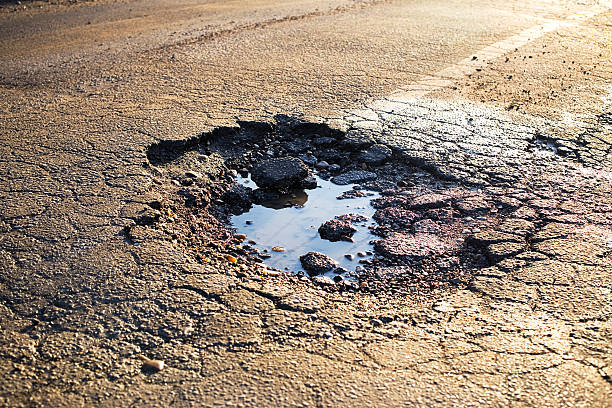
#> input picture pothole1.jpeg, 612 x 408 px
$ jupyter execute --allow-errors ImageProcessing1.ipynb   (older library calls are emulated)
#> lines starting #> are read from the running program, lines starting #| are printed output that depends on the picture; after the words box and inside, x2 and y2 are one past the last pixel; in counts of white or black regions, pixels touching at a corner belong together
[cell 1]
import pandas as pd
import numpy as np

from glob import glob

import cv2
import matplotlib.pylab as plt

[cell 2]
img_mpl = plt.imread('pothole1.jpeg')
#> img_mpl is the input picture: shape (408, 612, 3); mean R, G, B 153.9, 136.8, 120.1
img_cv2 = cv2.imread('pothole1.jpeg')

[cell 3]
fig, ax = plt.subplots(figsize=(10, 10))
ax.imshow(img_mpl)
ax.axis('off')
plt.show()

[cell 4]
# Display RGB Channels of our image
fig, axs = plt.subplots(1, 3, figsize=(15, 5))
axs[0].imshow(img_mpl[:,:,0], cmap='Reds')
axs[1].imshow(img_mpl[:,:,1], cmap='Greens')
axs[2].imshow(img_mpl[:,:,2], cmap='Blues')
axs[0].axis('off')
axs[1].axis('off')
axs[2].axis('off')
axs[0].set_title('Red channel')
axs[1].set_title('Green channel')
axs[2].set_title('Blue channel')
plt.savefig('rgbe.jpg')
plt.show()

[cell 5]
fig, axs = plt.subplots(1, 2, figsize=(10, 5))
axs[0].imshow(img_cv2)
axs[1].imshow(img_mpl)
axs[0].axis('off')
axs[1].axis('off')
axs[0].set_title('CV2 Image')
axs[1].set_title('Matplotlib Image')
plt.show()
#> figure, not shown here; B, G, R data is drawn as R, G, B

[cell 6]
img_gray = cv2.cvtColor(img_mpl, cv2.COLOR_RGB2GRAY)
fig, ax = plt.subplots(figsize=(8, 8))
ax.imshow(img_gray, cmap='Greys')
ax.axis('off')
ax.set_title('Grey Image')
plt.show()

[cell 7]
import cv2

# read the image file
img = cv2.imread('pothole1.jpeg', 2)
#> img: shape (408, 612); min 0, max 255, mean 140.2

ret, bw_img = cv2.threshold(img, 127, 255, cv2.THRESH_BINARY)
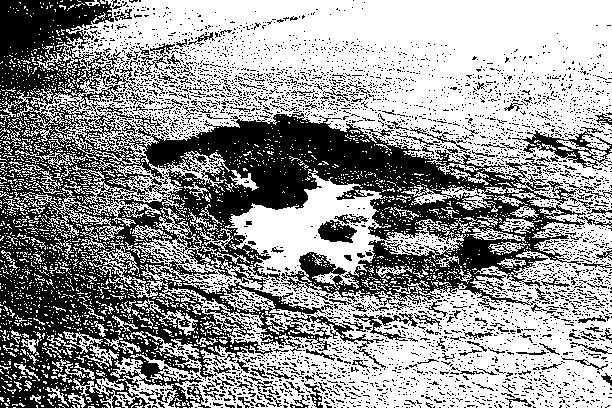
#> bw_img: shape (408, 612); 58.9% white; 4179 black regions (3992 under 20 px), largest, box (x1, y1, x2, y2) and area: (0, 0, 612, 408) 79661, (512, 127, 612, 170) 1164, (318, 220, 357, 243) 566

# converting to its binary form
bw = cv2.threshold(img, 127, 255, cv2.THRESH_BINARY)

cv2.imshow("Binary", bw_img)
cv2.waitKey(0)
cv2.destroyAllWindows()

[cell 8]
import cv2

image = cv2.imread('pothole1.jpeg')

b = image.copy()
# set green and red channels to 0
b[:, :, 1] = 0
b[:, :, 2] = 0


g = image.copy()
# set blue and red channels to 0
g[:, :, 0] = 0
g[:, :, 2] = 0

r = image.copy()
# set blue and green channels to 0
r[:, :, 0] = 0
r[:, :, 1] = 0
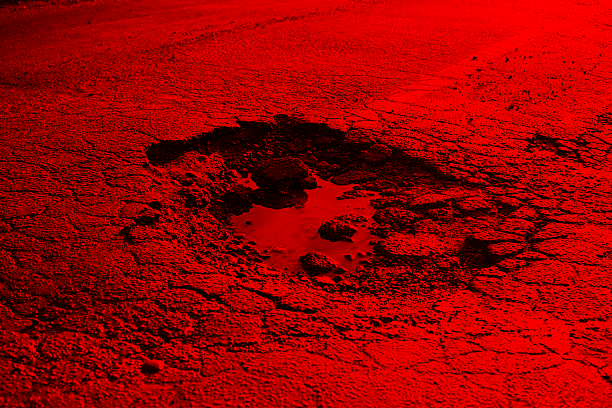
#> r: shape (408, 612, 3); mean B, G, R 0, 0, 153.9


# RGB - Blue
cv2.imshow('B-RGB', b)

# RGB - Green
cv2.imshow('G-RGB', g)

# RGB - Red
cv2.imshow('R-RGB', r)

cv2.waitKey(0)

[cell 9]
import cv2

# read the image file
img = r

ret, bw_img = cv2.threshold(img, 127, 255, cv2.THRESH_BINARY)
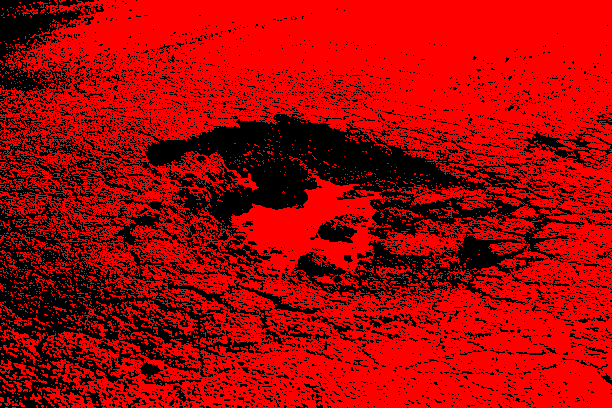
#> bw_img: shape (408, 612, 3); mean B, G, R 0, 0, 165.8

# converting to its binary form
bw = cv2.threshold(img, 127, 255, cv2.THRESH_BINARY)

cv2.imshow("Binary", bw_img)
cv2.waitKey(0)
cv2.destroyAllWindows()

[cell 10]
import cv2

# read the image file
img = r

ret, bw_img = cv2.threshold(img, 250, 255, cv2.THRESH_BINARY)

# converting to its binary form
bw = cv2.threshold(img, 127, 255, cv2.THRESH_BINARY)

cv2.imshow("Binary", bw_img)
cv2.waitKey(0)
cv2.destroyAllWindows()

[cell 11]
# Use the cvtColor() function to grayscale the image
gray_image = cv2.cvtColor(r, cv2.COLOR_BGR2GRAY)
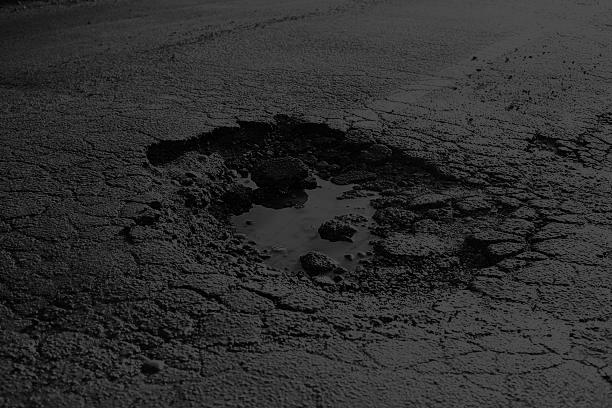
#> gray_image: shape (408, 612); min 0, max 76, mean 46

cv2.imshow('Grayscale', gray_image)
cv2.waitKey(0)

# Window shown waits for any key pressing event
cv2.destroyAllWindows()

[cell 12]
# convert the input image to grayscale
gray = cv2.cvtColor(r, cv2.COLOR_BGR2GRAY)

# apply thresholding to convert grayscale to binary image
ret,thresh = cv2.threshold(gray,65,255,0)
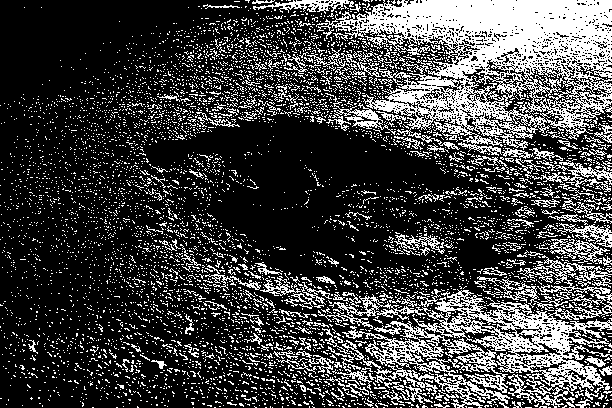
#> thresh: shape (408, 612); 26.2% white in thin lines or dots
thresh = cv2.bitwise_not(thresh)
#> thresh: shape (408, 612); 73.8% white; black in thin lines or dots
# Display the Binary Image
cv2.imshow("Binary Image", thresh)
cv2.waitKey(0)
cv2.destroyAllWindows()
cv2.imwrite("GRAY.png", thresh)
#> Out = True

[cell 13]
from skimage import morphology
cleaned = morphology.remove_small_objects(thresh, min_size=1000, connectivity=500000)
# [5 lines of commented-out code are left out]

[cell 14]
def bwareaopen(img, min_size, connectivity=8):
        """Remove small objects from binary image (approximation of
        bwareaopen in Matlab for 2D images).

        Args:
            img: a binary image (dtype=uint8) to remove small objects from
            min_size: minimum size (in pixels) for an object to remain in the image
            connectivity: Pixel connectivity; either 4 (connected via edges) or 8 (connected via edges and corners).

        Returns:
            the binary image with small objects removed
        """

        # Find all connected components (called here "labels")
        num_labels, labels, stats, centroids = cv2.connectedComponentsWithStats(
            img, connectivity=connectivity)

        # check size of all connected components (area in pixels)
        for i in range(num_labels):
            label_size = stats[i, cv2.CC_STAT_AREA]

            # remove connected components smaller than min_size
            if label_size < min_size:
                img[labels == i] = 0

        return img

[cell 15]
import cv2
im = cv2.imread('GRAY.png')
#> im: shape (408, 612, 3); 73.8% white; black in thin lines or dots
clean = cv2.morphologyEx(thresh, cv2.MORPH_OPEN, np.ones((10, 10)))
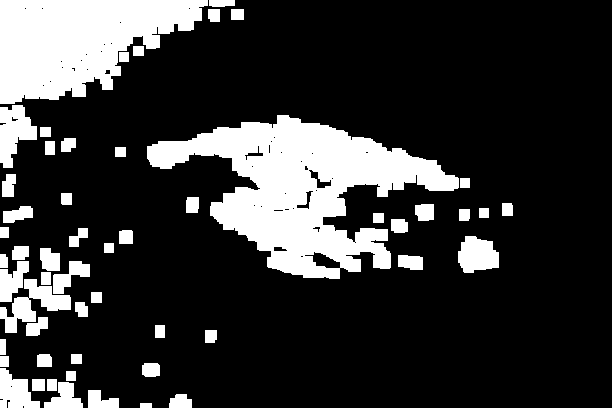
#> clean: shape (408, 612); 20.8% white; 54 white regions, largest, box (x1, y1, x2, y2) and area: (147, 115, 459, 279) 22805, (0, 0, 208, 104) 14311, (0, 279, 71, 333) 1526
# cv2.imshow("Clean image", clean)
cv2.imwrite("GRAY-cleaned.png", cleaned)
#> Out = True

[cell 16]
nb_blobs, im_with_separated_blobs, stats, _ = cv2.connectedComponentsWithStats(thresh)
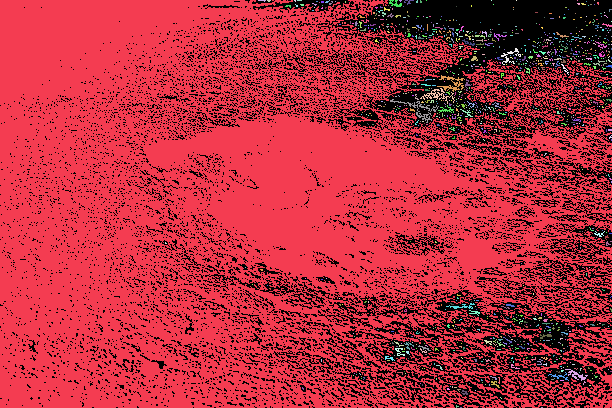
#> im_with_separated_blobs: shape (408, 612) int32; 1055 distinct labels, from 0 to 1054; one colour per label, 0 black
#> nb_blobs = 1055; stats = 1055 rows, first 6: [0, 0, 612, 408, 65422], [0, 0, 612, 408, 179871], [258, 0, 8, 2, 9], [267, 0, 4, 2, 6], [294, 0, 2, 2, 3], [297, 0, 5, 1, 5]
# stats (and the silenced output centroids) gives some information about the blobs. See the docs for more information.
# here, we're interested only in the size of the blobs, contained in the last column of stats.
sizes = stats[:, -1]
#> sizes = 1055 values, max 179871 at index 1, min 1 at index 10, mean 236.7
# the following lines result in taking out the background which is also considered a component, which I find for most applications to not be the expected output.
# you may also keep the results as they are by commenting out the following lines. You'll have to update the ranges in the for loop below.
sizes = sizes[1:]
#> sizes = 1054 values, max 179871 at index 0, min 1 at index 9, mean 174.8
nb_blobs -= 1
#> nb_blobs = 1054

# minimum size of particles we want to keep (number of pixels).
# here, it's a fixed value, but you can set it as you want, eg the mean of the sizes or whatever.
min_size = 179870

# output image with only the kept components
im_result = np.zeros_like(im_with_separated_blobs)
# for every component in the image, keep it only if it's above min_size
for blob in range(nb_blobs):
    if sizes[blob] >= min_size:
        # see description of im_with_separated_blobs above
        im_result[im_with_separated_blobs == blob + 1] = 255
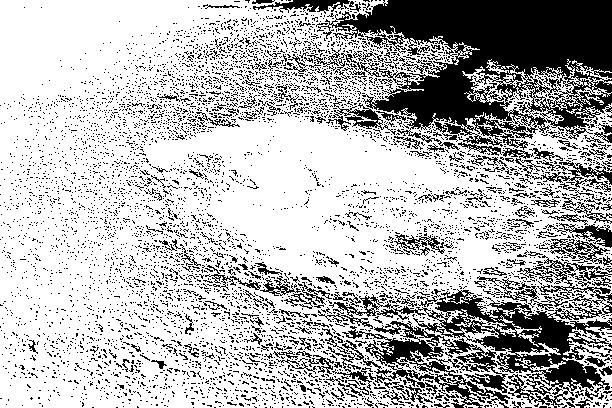
#> im_result: shape (408, 612) int32; 72% white; 6145 black regions (5936 under 20 px), largest, box (x1, y1, x2, y2) and area: (317, 0, 612, 156) 24536, (318, 255, 612, 408) 10047, (342, 321, 510, 408) 4234

[cell 17]
# [4 lines of commented-out code are left out]

import matplotlib.pyplot as plt
import matplotlib.image as mpimg

# imgplot = plt.imshow(im_result)
plt.imshow(im_result, cmap="gray")
plt.show()

[cell 18]
# Importing OpenCV
import cv2

# Importing numpy
import numpy as np

# Reading image
img = cv2.imread("pothole.jpeg",0)
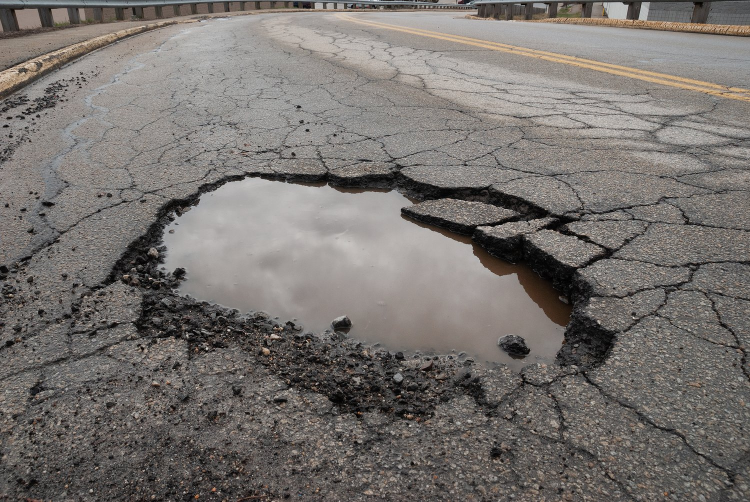
#> input picture pothole.jpeg, 1500 x 1004 px (shown at 1/2 size)
#> img: shape (1004, 1500); min 0, max 255, mean 114.9

# Converting grayscale image to binary using thresholding
ret, img_binary = cv2.threshold(img, 175, 255, cv2.THRESH_BINARY)
#> img_binary: shape (1004, 1500); 7.2% white; 15188 white regions (15030 under 20 px), largest, box (x1, y1, x2, y2) and area: (403, 353, 968, 540) 29651, (645, 23, 1435, 185) 11910, (524, 33, 790, 139) 6504

# Displaying the original image and binary image
cv2.imshow('Original',img)
cv2.imshow('Binary', img_binary)
cv2.waitKey(0)
cv2.destroyAllWindows()

[cell 19]
# Defining kernel
kernel = np.ones((1,1),dtype=np.uint8)
# Applying dilation operation
img_dilate = cv2.dilate(img_binary, kernel, iterations=1)
# Displaying the dilated image
cv2.imshow('Dilate', img_dilate)
cv2.waitKey(0)
cv2.destroyAllWindows()

[cell 20]
# Defining kernel
kernel = np.ones((2,2),dtype=np.uint8)
# Applying erosion operation
img_erode = cv2.erode(img_binary, kernel, iterations=4)
#> img_erode: shape (1004, 1500); 1.8% white; 141 white regions (111 under 20 px), largest, box (x1, y1, x2, y2) and area: (414, 361, 878, 539) 20266, (773, 28, 937, 49) 1112, (582, 56, 664, 104) 868
# Displaying the eroded image
cv2.imshow('Erode', img_erode)
cv2.waitKey(0)
cv2.destroyAllWindows()

[cell 21]
# Defining kernel
kernel = np.ones((2,2),dtype=np.uint8)
# Applying dilation operation
img_dilate = cv2.dilate(img_erode, kernel, iterations=2)
#> img_dilate: shape (1004, 1500); 2.3% white; 120 white regions (59 under 20 px), largest, box (x1, y1, x2, y2) and area: (414, 361, 880, 541) 23197, (773, 28, 939, 51) 1658, (378, 462, 456, 504) 1512
# Displaying the dilated image
cv2.imshow('Dilate', img_dilate)
cv2.waitKey(0)
cv2.destroyAllWindows()

[cell 22]
params = cv2.SimpleBlobDetector_Params()

params.filterByArea = True
params.minArea = 1000
params.filterByCircularity = False
params.filterByConvexity = False
params.filterByInertia = False

detector = cv2.SimpleBlobDetector_create(params)

[cell 23]
keypoints = detector.detect(img_dilate)
#> keypoints = ()

[cell 24]
img_with_keypoints = cv2.drawKeypoints(img_dilate, keypoints, np.array([]), (0, 0, 255), cv2.DRAW_MATCHES_FLAGS_DRAW_RICH_KEYPOINTS)
#> img_with_keypoints: shape (1004, 1500, 3); 2.3% white; 120 white regions (59 under 20 px)

[cell 25]
cv2.imshow('Blob Detection', img_with_keypoints)
cv2.waitKey(0)
cv2.destroyAllWindows()

[cell 26]
# Choose 4 or 8 for connectivity type
connectivity = 1000
output = cv2.connectedComponentsWithStats(img_dilate, connectivity, cv2.CV_32S)

num_labels = output[0]
#> num_labels = 121
stats = output[2]
#> stats = 121 rows, first 6: [0, 0, 1500, 1004, 1471271], [720, 0, 10, 3, 30], [751, 0, 5, 5, 24], [1085, 0, 7, 3, 21], [1211, 9, 5, 7, 30], [1221, 9, 37, 31, 987]

for label in range(1,num_labels):
    blob_area = stats[label, cv2.CC_STAT_AREA]
    blob_width = stats[label, cv2.CC_STAT_WIDTH]
    blob_height = stats[label, cv2.CC_STAT_HEIGHT]
#> this loop made 120 passes
#> (blob_area, blob_width, blob_height) on passes 1, 2, 3, 4, 5, 6, 7, 8, 10, 11, 12, 13: (30, 10, 3), (24, 5, 5), (21, 7, 3), (30, 5, 7), (987, 37, 31), (289, 16, 28), (24, 8, 3), (42, 14, 3), (475, 46, 16), (1658, 166, 23), (96, 18, 6), (21, 7, 3)

[cell 27]
print(blob_area)
#| 9

[cell 28]
import numpy as np
import cv2

image = img_dilate
mask = np.zeros(image.shape, dtype=np.uint8)
#> (the rest of this cell did not finish here and is left out)

[cell 29]
# Generate intermediate image; use morphological closing to keep parts of the brain together
inter = img_dilate

# Find largest contour in intermediate image
cnts, _ = cv2.findContours(inter, cv2.RETR_EXTERNAL, cv2.CHAIN_APPROX_NONE)
#> cnts = 120 contours, 77 with area under 20; largest, box (x1, y1, x2, y2) and area: (414, 361, 880, 541) 22786, (773, 28, 939, 51) 1525, (378, 462, 456, 504) 1370, (582, 56, 666, 106) 1200, (649, 415, 722, 438) 970
cnt = max(cnts, key=cv2.contourArea)
#> cnt = contour of 2019 points, box (x1, y1, x2, y2) (414, 361, 880, 541), area 22786

# Output
out = np.zeros(img.shape, np.uint8)
cv2.drawContours(out, [cnt], -1, 255, cv2.FILLED)
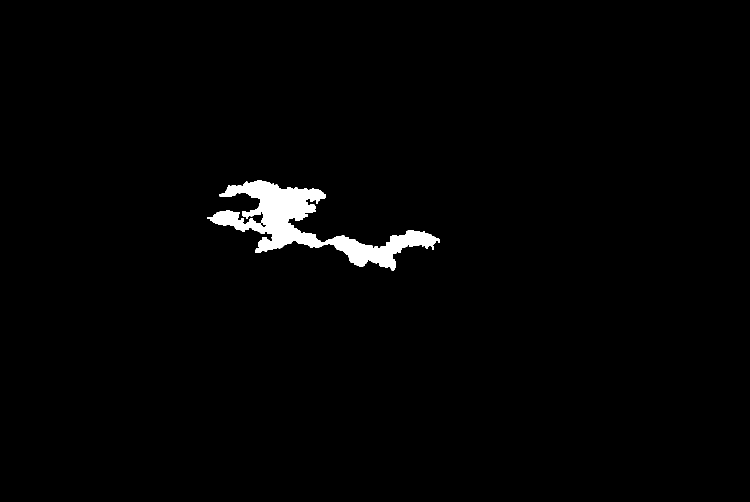
#> out: shape (1004, 1500) (shown at 1/2 size); 1.6% white; 1 white region, box (x1, y1, x2, y2) and area: (414, 361, 880, 541) 23797
out = cv2.bitwise_and(img, out)

cv2.imshow('img', img)
cv2.imshow('inter', inter)
#cv2.imshow('out', out)
cv2.waitKey(0)
cv2.destroyAllWindows()
